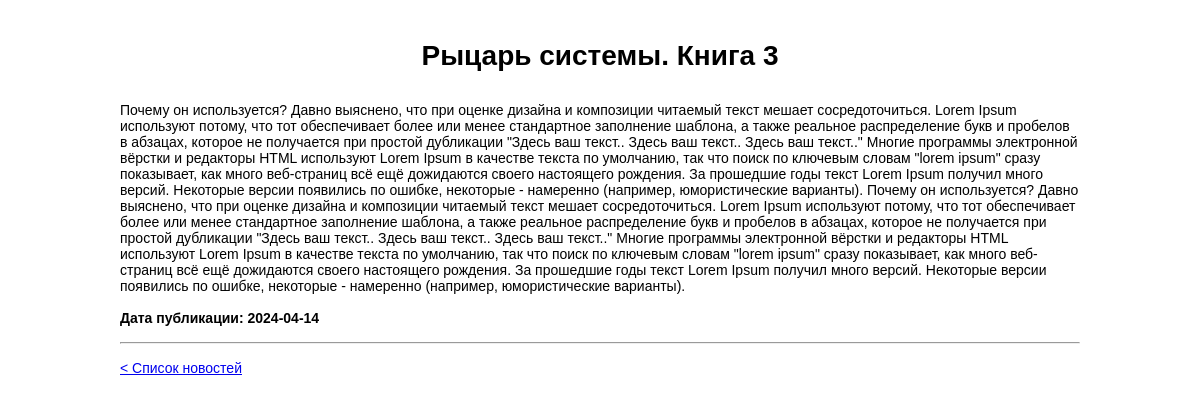
Screenshot of /reviews/3 with the database file from the repository.
### models.py (models this page shows)
class Review(db.Model):
    __tablename__ = 'reviews'
    id = db.Column(db.Integer, primary_key=True)
    title = db.Column(db.String(100), nullable=False)
    content = db.Column(db.Text, nullable=False)
    date = db.Column(db.Date, nullable=False)
    user_id = db.Column(db.Integer, db.ForeignKey('users.id'), nullable=False)

### app.py (the view)
@app.route('/reviews/<int:review_id>')
def get_post(review_id):
    review = Review.query.get_or_404(review_id)
    return render_template('single-review.html', review=review)

### templates/single-review.html (shortened to what this page needs)
{% extends "base.html" %}
{% block content %}
    <h1>{{ review.title }}</h1>
    <div>{{ review.content }}</div>
    <br>
    <div><b>Дата публикации: {{ review.date }}</b></div>
    <br>
    <hr>
    <br>
    <a href="/">< Список новостей</a>
    <br>
    <br>
    <br>
{% endblock %}

### static/css/style.css (style rules this page uses)
* { margin: 0; padding: 0; box-sizing: border-box; }
html, body { height: 100%; font-family: Arial, Helvetica, sans-serif; font-size: 14px; }
h1 { text-align: center; margin-bottom: 30px; }

### rows the page displays
Review: title "Рыцарь системы. Книга 3", content "Почему он используется? Давно выяснено, что при оценке дизайна и композиции читаемый текст мешает сосредоточиться. Lorem Ipsum используют потому, что тот обеспечивает более или менее стандартное заполнение шаблона, а также реальное распределение букв и пробелов в абзацах, которое не получается при простой дубликации \"Здесь ваш текст.. Здесь ваш текст.. Здесь ваш текст..\" Многие программы электронной вёрстки и редакторы HTML используют Lorem Ipsum в качестве текста по умолчанию, так что поиск по ключевым словам \"lorem ipsum\" сразу показывает, как много веб-страниц всё ещё дожидаются своего настоящего рождения. За прошедшие годы текст Lorem Ipsum получил много версий. Некоторые версии…", date "2024-04-14"
